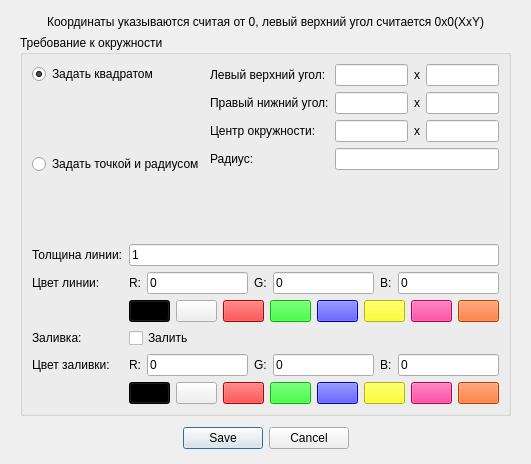
<?xml version="1.0" encoding="UTF-8"?>
<ui version="4.0">
 <class>DrawCircleForm</class>
 <widget class="QDialog" name="DrawCircleForm">
  <property name="geometry">
   <rect>
    <x>0</x>
    <y>0</y>
    <width>531</width>
    <height>464</height>
   </rect>
  </property>
  <property name="sizePolicy">
   <sizepolicy hsizetype="Fixed" vsizetype="Fixed">
    <horstretch>0</horstretch>
    <verstretch>0</verstretch>
   </sizepolicy>
  </property>
  <property name="windowTitle">
   <string>Нарисовать круг</string>
  </property>
  <layout class="QVBoxLayout" name="verticalLayout_2">
   <property name="leftMargin">
    <number>20</number>
   </property>
   <property name="topMargin">
    <number>15</number>
   </property>
   <property name="rightMargin">
    <number>20</number>
   </property>
   <property name="bottomMargin">
    <number>15</number>
   </property>
   <item>
    <widget class="QLabel" name="label_14">
     <property name="sizePolicy">
      <sizepolicy hsizetype="Preferred" vsizetype="Fixed">
       <horstretch>0</horstretch>
       <verstretch>0</verstretch>
      </sizepolicy>
     </property>
     <property name="text">
      <string>Координаты указываются считая от 0, левый верхний угол считается 0х0(XxY)</string>
     </property>
     <property name="alignment">
      <set>Qt::AlignCenter</set>
     </property>
     <property name="wordWrap">
      <bool>true</bool>
     </property>
    </widget>
   </item>
   <item>
    <widget class="QGroupBox" name="groupBox">
     <property name="title">
      <string>Требование к окружности</string>
     </property>
     <layout class="QVBoxLayout" name="verticalLayout_3">
      <item>
       <layout class="QFormLayout" name="formLayout_3">
        <property name="formAlignment">
         <set>Qt::AlignHCenter|Qt::AlignTop</set>
        </property>
        <item row="0" column="0">
         <layout class="QVBoxLayout" name="verticalLayout">
          <item>
           <widget class="QRadioButton" name="drawSquare">
            <property name="text">
             <string>Задать квадратом</string>
            </property>
            <property name="checked">
             <bool>true</bool>
            </property>
           </widget>
          </item>
          <item>
           <spacer name="verticalSpacer">
            <property name="orientation">
             <enum>Qt::Vertical</enum>
            </property>
            <property name="sizeHint" stdset="0">
             <size>
              <width>20</width>
              <height>40</height>
             </size>
            </property>
           </spacer>
          </item>
          <item>
           <widget class="QRadioButton" name="drawPointRad">
            <property name="text">
             <string>Задать точкой и радиусом</string>
            </property>
           </widget>
          </item>
          <item>
           <spacer name="verticalSpacer_2">
            <property name="orientation">
             <enum>Qt::Vertical</enum>
            </property>
            <property name="sizeHint" stdset="0">
             <size>
              <width>20</width>
              <height>40</height>
             </size>
            </property>
           </spacer>
          </item>
         </layout>
        </item>
        <item row="0" column="1">
         <layout class="QFormLayout" name="formLayout_2">
          <property name="sizeConstraint">
           <enum>QLayout::SetFixedSize</enum>
          </property>
          <item row="0" column="0">
           <widget class="QLabel" name="xylpos">
            <property name="text">
             <string>Левый верхний угол:</string>
            </property>
            <property name="wordWrap">
             <bool>true</bool>
            </property>
           </widget>
          </item>
          <item row="0" column="1">
           <layout class="QHBoxLayout" name="horizontalLayout_4">
            <item>
             <widget class="QLineEdit" name="xlpos">
              <property name="maxLength">
               <number>4</number>
              </property>
             </widget>
            </item>
            <item>
             <widget class="QLabel" name="label_15">
              <property name="text">
               <string>x</string>
              </property>
             </widget>
            </item>
            <item>
             <widget class="QLineEdit" name="ylpos">
              <property name="maxLength">
               <number>4</number>
              </property>
             </widget>
            </item>
           </layout>
          </item>
          <item row="1" column="0">
           <widget class="QLabel" name="xyrpos">
            <property name="text">
             <string>Правый нижний угол:</string>
            </property>
            <property name="wordWrap">
             <bool>true</bool>
            </property>
           </widget>
          </item>
          <item row="1" column="1">
           <layout class="QHBoxLayout" name="horizontalLayout_5">
            <item>
             <widget class="QLineEdit" name="xrpos">
              <property name="maxLength">
               <number>4</number>
              </property>
             </widget>
            </item>
            <item>
             <widget class="QLabel" name="label_17">
              <property name="text">
               <string>x</string>
              </property>
             </widget>
            </item>
            <item>
             <widget class="QLineEdit" name="yrpos">
              <property name="maxLength">
               <number>4</number>
              </property>
             </widget>
            </item>
           </layout>
          </item>
          <item row="2" column="0">
           <widget class="QLabel" name="label">
            <property name="text">
             <string>Центр окружности:</string>
            </property>
            <property name="wordWrap">
             <bool>true</bool>
            </property>
           </widget>
          </item>
          <item row="2" column="1">
           <layout class="QHBoxLayout" name="horizontalLayout_6">
            <item>
             <widget class="QLineEdit" name="xcenter">
              <property name="maxLength">
               <number>4</number>
              </property>
             </widget>
            </item>
            <item>
             <widget class="QLabel" name="label_18">
              <property name="text">
               <string>x</string>
              </property>
             </widget>
            </item>
            <item>
             <widget class="QLineEdit" name="ycenter">
              <property name="maxLength">
               <number>4</number>
              </property>
             </widget>
            </item>
           </layout>
          </item>
          <item row="3" column="0">
           <widget class="QLabel" name="label_3">
            <property name="text">
             <string>Радиус:</string>
            </property>
           </widget>
          </item>
          <item row="3" column="1">
           <widget class="QLineEdit" name="radius">
            <property name="text">
             <string/>
            </property>
           </widget>
          </item>
         </layout>
        </item>
       </layout>
      </item>
      <item>
       <layout class="QFormLayout" name="formLayout">
        <item row="0" column="0">
         <widget class="QLabel" name="label_2">
          <property name="text">
           <string>Толщина линии:</string>
          </property>
         </widget>
        </item>
        <item row="0" column="1">
         <widget class="QLineEdit" name="line_width">
          <property name="text">
           <string>1</string>
          </property>
         </widget>
        </item>
        <item row="1" column="0">
         <widget class="QLabel" name="label_4">
          <property name="text">
           <string>Цвет линии:</string>
          </property>
         </widget>
        </item>
        <item row="1" column="1">
         <layout class="QHBoxLayout" name="horizontalLayout_2">
          <item>
           <widget class="QLabel" name="label_8">
            <property name="text">
             <string>R:</string>
            </property>
           </widget>
          </item>
          <item>
           <widget class="QLineEdit" name="line_r">
            <property name="text">
             <string>0</string>
            </property>
            <property name="maxLength">
             <number>3</number>
            </property>
           </widget>
          </item>
          <item>
           <widget class="QLabel" name="label_9">
            <property name="text">
             <string>G:</string>
            </property>
           </widget>
          </item>
          <item>
           <widget class="QLineEdit" name="line_g">
            <property name="text">
             <string>0</string>
            </property>
            <property name="maxLength">
             <number>3</number>
            </property>
           </widget>
          </item>
          <item>
           <widget class="QLabel" name="label_10">
            <property name="text">
             <string>B:</string>
            </property>
           </widget>
          </item>
          <item>
           <widget class="QLineEdit" name="line_b">
            <property name="text">
             <string>0</string>
            </property>
            <property name="maxLength">
             <number>3</number>
            </property>
           </widget>
          </item>
         </layout>
        </item>
        <item row="2" column="1">
         <layout class="QHBoxLayout" name="horizontalLayout_7">
          <item>
           <widget class="QPushButton" name="line_black">
            <property name="styleSheet">
             <string notr="true">background:rgb(0, 0, 0)</string>
            </property>
            <property name="text">
             <string/>
            </property>
           </widget>
          </item>
          <item>
           <widget class="QPushButton" name="line_white">
            <property name="text">
             <string/>
            </property>
           </widget>
          </item>
          <item>
           <widget class="QPushButton" name="line_red">
            <property name="styleSheet">
             <string notr="true">background: rgb(255, 0, 0)</string>
            </property>
            <property name="text">
             <string/>
            </property>
           </widget>
          </item>
          <item>
           <widget class="QPushButton" name="line_green">
            <property name="styleSheet">
             <string notr="true">background: rgb(0, 255, 0)</string>
            </property>
            <property name="text">
             <string/>
            </property>
           </widget>
          </item>
          <item>
           <widget class="QPushButton" name="line_blue">
            <property name="styleSheet">
             <string notr="true">background: rgb(0, 0, 255)</string>
            </property>
            <property name="text">
             <string/>
            </property>
           </widget>
          </item>
          <item>
           <widget class="QPushButton" name="line_yellow">
            <property name="styleSheet">
             <string notr="true">background: rgb(255, 255, 0)</string>
            </property>
            <property name="text">
             <string/>
            </property>
           </widget>
          </item>
          <item>
           <widget class="QPushButton" name="line_pink">
            <property name="styleSheet">
             <string notr="true">background:rgb(255, 0, 127)</string>
            </property>
            <property name="text">
             <string/>
            </property>
           </widget>
          </item>
          <item>
           <widget class="QPushButton" name="line_orange">
            <property name="styleSheet">
             <string notr="true">background:rgb(255, 85, 0)</string>
            </property>
            <property name="text">
             <string/>
            </property>
           </widget>
          </item>
         </layout>
        </item>
        <item row="3" column="0">
         <widget class="QLabel" name="label_5">
          <property name="text">
           <string>Заливка:</string>
          </property>
         </widget>
        </item>
        <item row="3" column="1">
         <widget class="QCheckBox" name="is_pure_over">
          <property name="text">
           <string>Залить</string>
          </property>
         </widget>
        </item>
        <item row="4" column="0">
         <widget class="QLabel" name="label_6">
          <property name="text">
           <string>Цвет заливки:</string>
          </property>
         </widget>
        </item>
        <item row="4" column="1">
         <layout class="QHBoxLayout" name="horizontalLayout_3">
          <item>
           <widget class="QLabel" name="label_11">
            <property name="text">
             <string>R:</string>
            </property>
           </widget>
          </item>
          <item>
           <widget class="QLineEdit" name="over_r">
            <property name="text">
             <string>0</string>
            </property>
            <property name="maxLength">
             <number>3</number>
            </property>
           </widget>
          </item>
          <item>
           <widget class="QLabel" name="label_12">
            <property name="text">
             <string>G:</string>
            </property>
           </widget>
          </item>
          <item>
           <widget class="QLineEdit" name="over_g">
            <property name="text">
             <string>0</string>
            </property>
            <property name="maxLength">
             <number>3</number>
            </property>
           </widget>
          </item>
          <item>
           <widget class="QLabel" name="label_13">
            <property name="text">
             <string>B:</string>
            </property>
           </widget>
          </item>
          <item>
           <widget class="QLineEdit" name="over_b">
            <property name="text">
             <string>0</string>
            </property>
            <property name="maxLength">
             <number>3</number>
            </property>
           </widget>
          </item>
         </layout>
        </item>
        <item row="5" column="1">
         <layout class="QHBoxLayout" name="horizontalLayout_8">
          <item>
           <widget class="QPushButton" name="over_black">
            <property name="styleSheet">
             <string notr="true">background:rgb(0, 0, 0)</string>
            </property>
            <property name="text">
             <string/>
            </property>
           </widget>
          </item>
          <item>
           <widget class="QPushButton" name="over_white">
            <property name="text">
             <string/>
            </property>
           </widget>
          </item>
          <item>
           <widget class="QPushButton" name="over_red">
            <property name="styleSheet">
             <string notr="true">background: rgb(255, 0, 0)</string>
            </property>
            <property name="text">
             <string/>
            </property>
           </widget>
          </item>
          <item>
           <widget class="QPushButton" name="over_green">
            <property name="styleSheet">
             <string notr="true">background: rgb(0, 255, 0)</string>
            </property>
            <property name="text">
             <string/>
            </property>
           </widget>
          </item>
          <item>
           <widget class="QPushButton" name="over_blue">
            <property name="styleSheet">
             <string notr="true">background: rgb(0, 0, 255)</string>
            </property>
            <property name="text">
             <string/>
            </property>
           </widget>
          </item>
          <item>
           <widget class="QPushButton" name="over_yellow">
            <property name="styleSheet">
             <string notr="true">background: rgb(255, 255, 0)</string>
            </property>
            <property name="text">
             <string/>
            </property>
           </widget>
          </item>
          <item>
           <widget class="QPushButton" name="over_pink">
            <property name="styleSheet">
             <string notr="true">background:rgb(255, 0, 127)</string>
            </property>
            <property name="text">
             <string/>
            </property>
           </widget>
          </item>
          <item>
           <widget class="QPushButton" name="over_orange">
            <property name="styleSheet">
             <string notr="true">background:rgb(255, 85, 0)</string>
            </property>
            <property name="text">
             <string/>
            </property>
           </widget>
          </item>
         </layout>
        </item>
       </layout>
      </item>
     </layout>
    </widget>
   </item>
   <item>
    <spacer name="verticalSpacer_3">
     <property name="orientation">
      <enum>Qt::Vertical</enum>
     </property>
     <property name="sizeType">
      <enum>QSizePolicy::Fixed</enum>
     </property>
     <property name="sizeHint" stdset="0">
      <size>
       <width>20</width>
       <height>5</height>
      </size>
     </property>
    </spacer>
   </item>
   <item>
    <widget class="QDialogButtonBox" name="buttonBox">
     <property name="sizePolicy">
      <sizepolicy hsizetype="Preferred" vsizetype="Fixed">
       <horstretch>0</horstretch>
       <verstretch>0</verstretch>
      </sizepolicy>
     </property>
     <property name="standardButtons">
      <set>QDialogButtonBox::Cancel|QDialogButtonBox::Save</set>
     </property>
     <property name="centerButtons">
      <bool>true</bool>
     </property>
    </widget>
   </item>
  </layout>
 </widget>
 <tabstops>
  <tabstop>drawSquare</tabstop>
  <tabstop>xlpos</tabstop>
  <tabstop>ylpos</tabstop>
  <tabstop>xrpos</tabstop>
  <tabstop>yrpos</tabstop>
  <tabstop>drawPointRad</tabstop>
  <tabstop>xcenter</tabstop>
  <tabstop>ycenter</tabstop>
  <tabstop>radius</tabstop>
  <tabstop>line_width</tabstop>
  <tabstop>line_r</tabstop>
  <tabstop>line_g</tabstop>
  <tabstop>line_b</tabstop>
  <tabstop>line_black</tabstop>
  <tabstop>line_white</tabstop>
  <tabstop>line_red</tabstop>
  <tabstop>line_green</tabstop>
  <tabstop>line_blue</tabstop>
  <tabstop>line_yellow</tabstop>
  <tabstop>line_pink</tabstop>
  <tabstop>line_orange</tabstop>
  <tabstop>is_pure_over</tabstop>
  <tabstop>over_r</tabstop>
  <tabstop>over_g</tabstop>
  <tabstop>over_b</tabstop>
  <tabstop>over_black</tabstop>
  <tabstop>over_white</tabstop>
  <tabstop>over_red</tabstop>
  <tabstop>over_green</tabstop>
  <tabstop>over_blue</tabstop>
  <tabstop>over_yellow</tabstop>
  <tabstop>over_pink</tabstop>
  <tabstop>over_orange</tabstop>
 </tabstops>
 <resources/>
 <connections/>
</ui>
